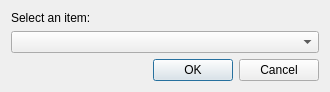
<?xml version="1.0" encoding="UTF-8"?>
<ui version="4.0">
 <class>CExtListInputDialog</class>
 <widget class="QDialog" name="CExtListInputDialog">
  <property name="geometry">
   <rect>
    <x>0</x>
    <y>0</y>
    <width>330</width>
    <height>86</height>
   </rect>
  </property>
  <property name="windowTitle">
   <string>Dialog</string>
  </property>
  <layout class="QVBoxLayout" name="verticalLayout">
   <item>
    <widget class="QLabel" name="label">
     <property name="text">
      <string>Select an item:</string>
     </property>
    </widget>
   </item>
   <item>
    <widget class="QComboBox" name="comboBox"/>
   </item>
   <item>
    <widget class="QDialogButtonBox" name="buttonBox">
     <property name="orientation">
      <enum>Qt::Horizontal</enum>
     </property>
     <property name="standardButtons">
      <set>QDialogButtonBox::Cancel|QDialogButtonBox::Ok</set>
     </property>
    </widget>
   </item>
  </layout>
 </widget>
 <resources/>
 <connections>
  <connection>
   <sender>buttonBox</sender>
   <signal>accepted()</signal>
   <receiver>CExtListInputDialog</receiver>
   <slot>accept()</slot>
   <hints>
    <hint type="sourcelabel">
     <x>248</x>
     <y>254</y>
    </hint>
    <hint type="destinationlabel">
     <x>157</x>
     <y>274</y>
    </hint>
   </hints>
  </connection>
  <connection>
   <sender>buttonBox</sender>
   <signal>rejected()</signal>
   <receiver>CExtListInputDialog</receiver>
   <slot>reject()</slot>
   <hints>
    <hint type="sourcelabel">
     <x>316</x>
     <y>260</y>
    </hint>
    <hint type="destinationlabel">
     <x>286</x>
     <y>274</y>
    </hint>
   </hints>
  </connection>
 </connections>
</ui>
